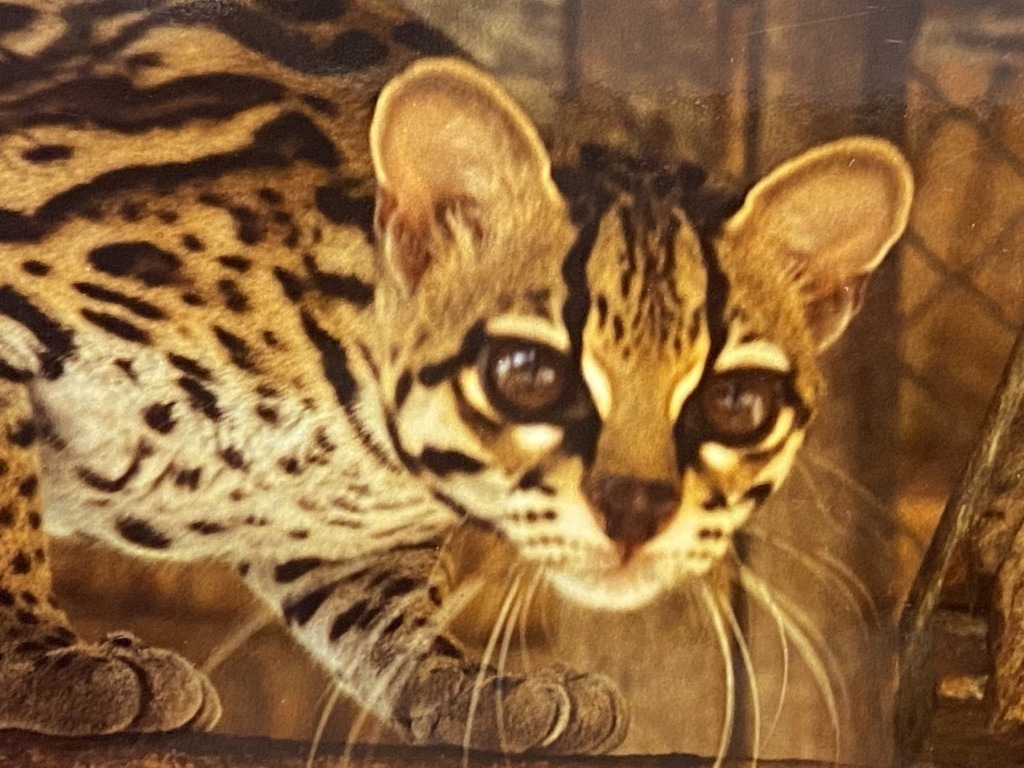
#> input picture docs/paper/assets/ocelot_example.jpg, 1024 x 768 px
$ python make_rsn_paper_figures.py
#> lines starting #> are read from the running program, lines starting #| are printed output that depends on the picture
#!/usr/bin/env python3
"""Build the figures used by the RSN paper."""

from __future__ import annotations

from pathlib import Path

import matplotlib

matplotlib.use("Agg")
import matplotlib.pyplot as plt
from matplotlib.patches import FancyArrowPatch, FancyBboxPatch
import pandas as pd
from PIL import Image, ImageOps
from scipy import stats


ROOT = Path(__file__).resolve().parents[1]
OUT = ROOT / "docs" / "paper" / "figures"
CLEAN = ROOT / "docs" / "results" / "rsn_cleaned_20260708"
VERIFIED = ROOT / "docs" / "results" / "rsn_baseline_full_20260711" / "fold_level_verified.csv"

COLORS = {
    "RSN": "#007f73",
    "KNN": "#e1812c",
}

def configure() -> None:
    OUT.mkdir(parents=True, exist_ok=True)
    plt.rcParams.update(
        {
            "font.family": "DejaVu Sans",
            "font.size": 9,
            "axes.titlesize": 11,
            "axes.labelsize": 9,
            "axes.spines.top": False,
            "axes.spines.right": False,
            "legend.fontsize": 8,
            "figure.dpi": 150,
            "savefig.dpi": 300,
            "pdf.fonttype": 42,
            "ps.fonttype": 42,
        }
    )


def save(fig: plt.Figure, stem: str) -> None:
    for suffix in ("pdf", "png"):
        fig.savefig(OUT / f"{stem}.{suffix}", bbox_inches="tight", facecolor="white")
    plt.close(fig)


def pipeline_figure() -> None:
    fig = plt.figure(figsize=(12.4, 3.7))
    ax = fig.add_axes([0, 0, 1, 1])
    ax.set_axis_off()
    ax.set_xlim(0.0, 1.0)
    ax.set_ylim(0.0, 1.0)

    sample_path = ROOT / "docs" / "paper" / "assets" / "ocelot_example.jpg"
    with Image.open(sample_path) as image:
#> image is the input picture: PIL image 1024x768 RGB; mean R, G, B 139.7, 101, 58.8
        sample = ImageOps.fit(image.convert("RGB"), (430, 430), method=Image.Resampling.LANCZOS)
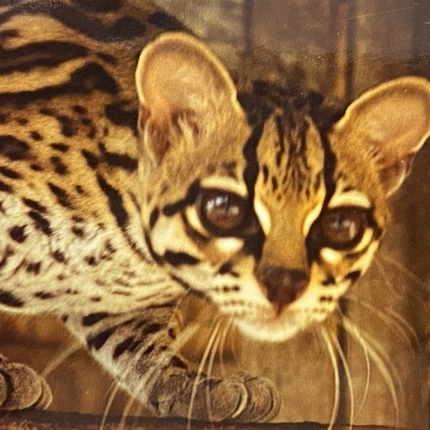
#> sample: PIL image 430x430 RGB; mean R, G, B 146.1, 107.2, 62.4
    ax.imshow(sample, extent=(0.02, 0.14, 0.31, 0.69), zorder=1, aspect="auto")
    ax.text(0.08, 0.255, "Input image", ha="center", weight="bold", fontsize=9)

    boxes = [
        (0.18, 0.36, 0.12, 0.28, "DINOv2\nraw h(x)", "#d8e9f0"),
        (0.34, 0.34, 0.15, 0.32, "class bank\nB_c, sigma_c", "#f5e6bd"),
        (0.53, 0.34, 0.14, 0.32, "scaled kNN\nk = 150", "#dce9cc"),
        (0.71, 0.36, 0.12, 0.28, "Huber\ndelta = 1.345", "#ead8e1"),
        (0.87, 0.36, 0.10, 0.28, "OOD\nmin_c r_c", "#dedbea"),
    ]
    for x, y, w, h, label, color in boxes:
        ax.add_patch(
            FancyBboxPatch(
                (x, y),
                w,
                h,
                boxstyle="round,pad=0.012,rounding_size=0.016",
                linewidth=1.2,
                edgecolor="#333333",
                facecolor=color,
                zorder=3,
            )
        )
        ax.text(x + w / 2, y + h / 2, label, ha="center", va="center", weight="bold", fontsize=6.4, zorder=4)

    def arrow(start: tuple[float, float], end: tuple[float, float], rad: float = 0.0) -> None:
        ax.add_patch(
            FancyArrowPatch(
                start,
                end,
                arrowstyle="-|>",
                mutation_scale=15,
                linewidth=1.5,
                color="#333333",
                connectionstyle=f"arc3,rad={rad}",
            )
        )

    arrow((0.14, 0.50), (0.18, 0.50))
    arrow((0.30, 0.50), (0.34, 0.50))
    arrow((0.49, 0.50), (0.53, 0.50))
    arrow((0.67, 0.50), (0.71, 0.50))
    arrow((0.83, 0.50), (0.87, 0.50))

    ax.text(0.5, 0.88, "RSN: Robust Scale-Normalized kNN", ha="center", fontsize=16, weight="bold")
    ax.text(
        0.5,
        0.09,
        "Main setting: no L2 normalization, no classifier candidate pruning, and no empirical calibration.",
        ha="center",
        fontsize=9,
    )
    save(fig, "fig01_rsn_pipeline")
#> the loop in save, `for suffix in ("pdf", "png"):` made 2 passes
#> pass 1, in save, `fig.savefig(OUT / f"{stem}.{suffix}", bbox_inches="tight", facecolor="..`:
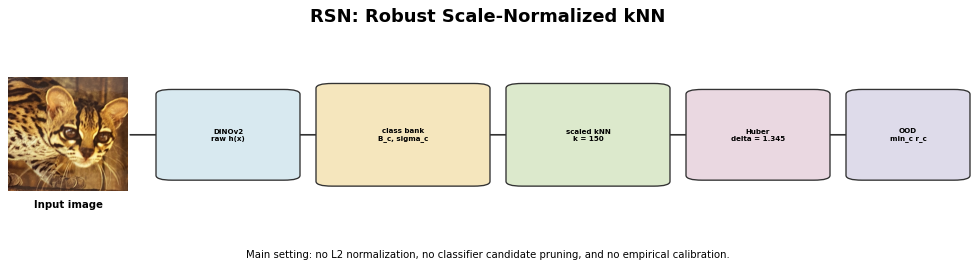
#> figure drawn by matplotlib, 1 panel


def idsize_trend_figure() -> None:
#> (the run stopped early here; a loop or call above may not have finished)

$ run again, with docs/paper/assets/lion_example.jpg copied over docs/paper/assets/ocelot_example.jpg
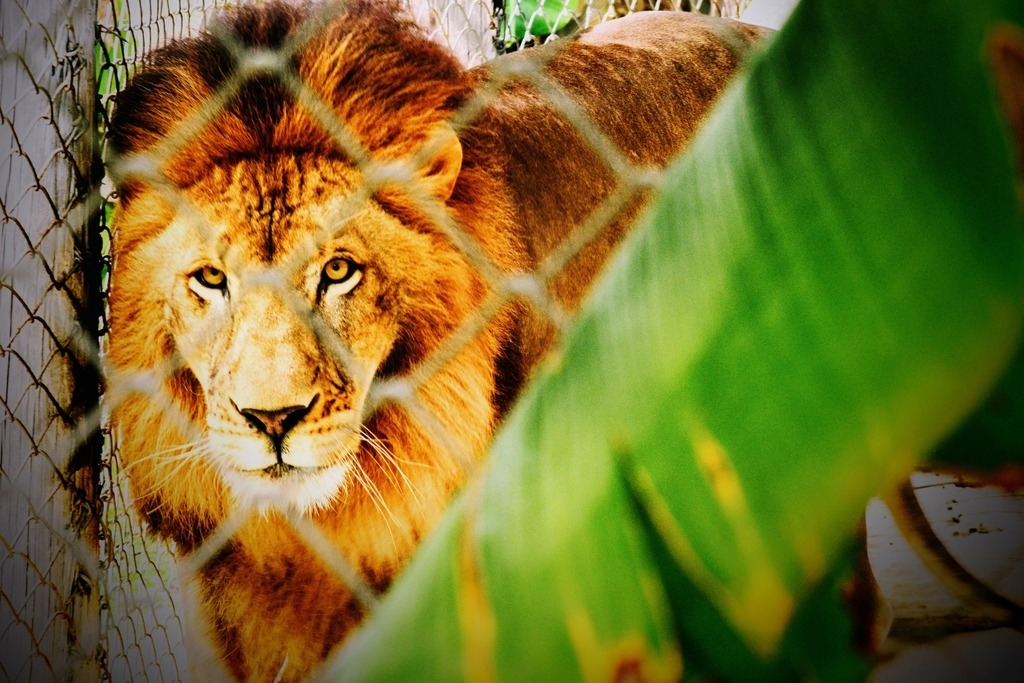
#> input picture docs/paper/assets/lion_example.jpg, 1024 x 683 px
#> in pipeline_figure, image is the input picture: PIL image 1024x683 RGB; mean R, G, B 116.9, 109.5, 43.1
#> in pipeline_figure, `sample = ImageOps.fit(image.convert("RGB"), (430, 430), method=Image.R..`:
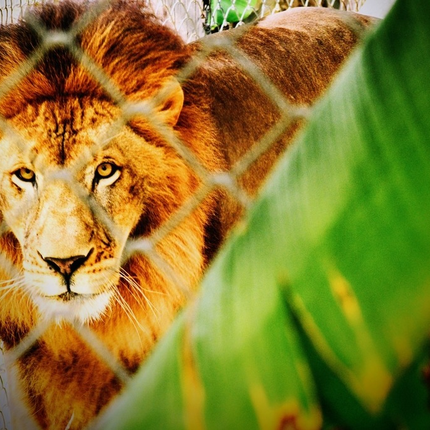
#> sample: PIL image 430x430 RGB; mean R, G, B 138.2, 125.3, 45.9
#> the loop in save, `for suffix in ("pdf", "png"):` made 2 passes
#> pass 1, in save, `fig.savefig(OUT / f"{stem}.{suffix}", bbox_inches="tight", facecolor="..`:
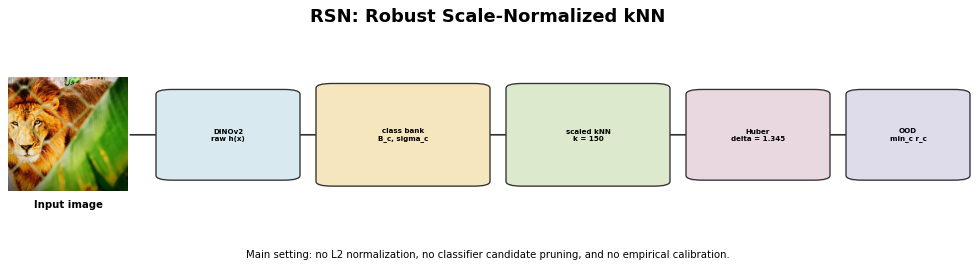
#> figure drawn by matplotlib, 1 panel
